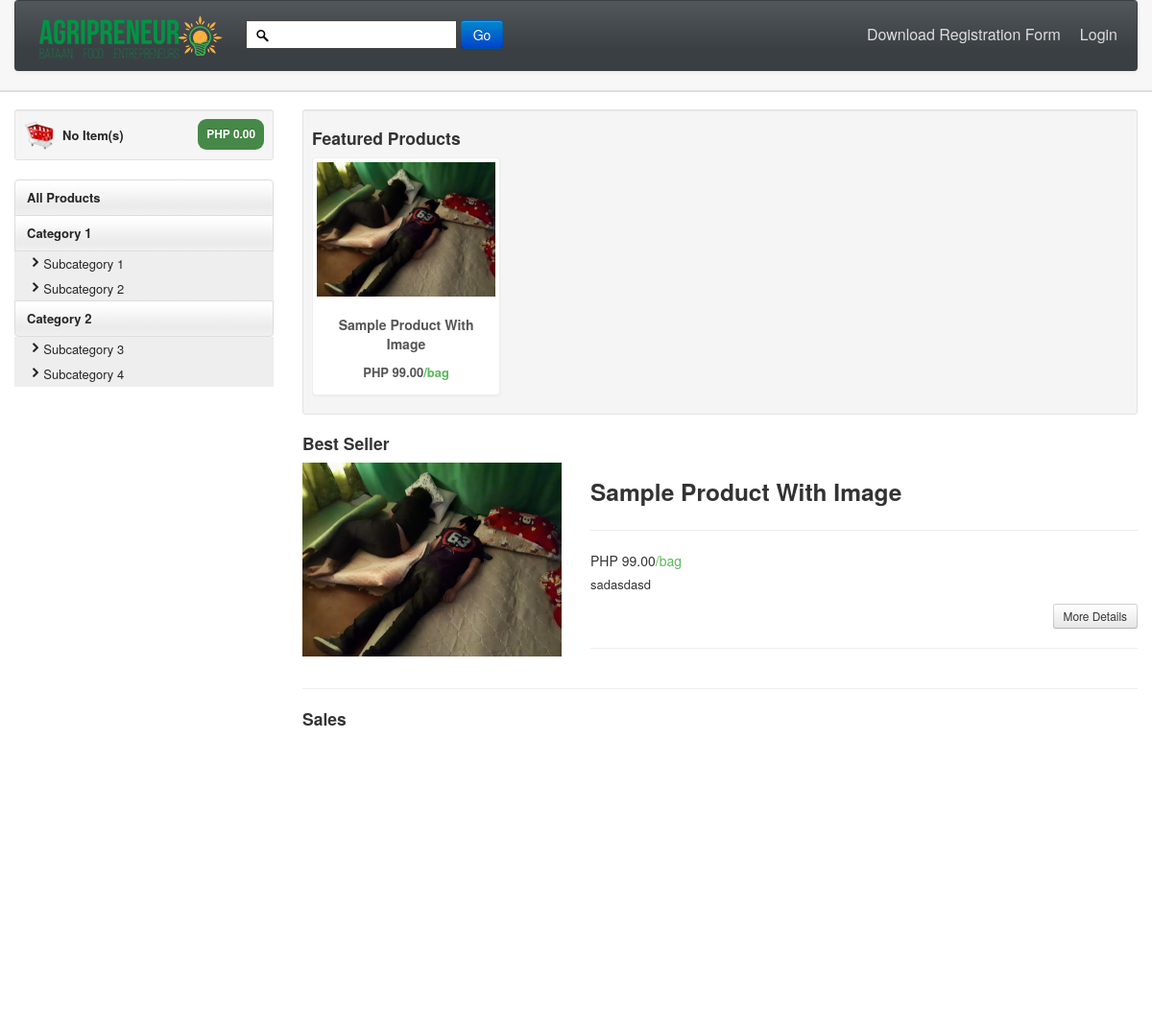
The page / on the database its author committed.
### tables this page shows
CREATE TABLE `tbl_category` (
  `category_id` int(11) NOT NULL,
  `category_name` varchar(255) NOT NULL,
  `category_identifier` varchar(255) NOT NULL,
  `category_status` int(11) NOT NULL,
  `timestamp_created` timestamp NOT NULL DEFAULT CURRENT_TIMESTAMP,
  `timestamp_update` timestamp NOT NULL DEFAULT '0000-00-00 00:00:00' ON UPDATE CURRENT_TIMESTAMP
);

CREATE TABLE `tbl_sub_category` (
  `subcategory_id` int(11) NOT NULL,
  `category_id` int(11) NOT NULL,
  `subcategory_name` varchar(255) NOT NULL,
  `subcategory_identifier` varchar(255) NOT NULL,
  `subcategory_status` int(11) NOT NULL,
  `timestamp_create` timestamp NOT NULL DEFAULT CURRENT_TIMESTAMP,
  `timestampe_update` timestamp NOT NULL DEFAULT '0000-00-00 00:00:00' ON UPDATE CURRENT_TIMESTAMP
);

CREATE TABLE `tbl_products` (
  `product_id` int(11) NOT NULL,
  `user_id` int(11) NOT NULL,
  `image` varchar(255) NOT NULL,
  `name` varchar(255) NOT NULL,
  `quantity` int(11) NOT NULL,
  `unit` varchar(255) NOT NULL,
  `price` int(11) NOT NULL,
  `harvest_date` varchar(255) NOT NULL,
  `availability` varchar(255) NOT NULL,
  `description` text NOT NULL,
  `timestamp_created` timestamp NOT NULL DEFAULT CURRENT_TIMESTAMP,
  `timestamp_updated` timestamp NOT NULL DEFAULT '0000-00-00 00:00:00' ON UPDATE CURRENT_TIMESTAMP,
  `status` int(11) DEFAULT '0'
);

CREATE TABLE `tbl_unit` (
  `unit_id` int(11) NOT NULL,
  `unit_name` varchar(255) NOT NULL,
  `unit_identifier` varchar(255) NOT NULL,
  `status` int(11) NOT NULL,
  `timestamp_created` timestamp NOT NULL DEFAULT CURRENT_TIMESTAMP,
  `timestamp_updated` timestamp NOT NULL DEFAULT '0000-00-00 00:00:00' ON UPDATE CURRENT_TIMESTAMP
);

### application/libraries/Template.php (called while the page is built, shortened)
<?php
class Template {
    var $use_template = '';
    var $use_template_file = '';
    var $template_data = array();
	var $CI;
	function __construct(){
		$this->CI =& get_instance();
	}
	function set_title($title){
		$this->template_data['title'] = $title;
	}
	function set_additional_css($css_set){
        $this->template_data['additional_css'] = $css_set;
    }
    function set_additional_js($js_set){
        $this->template_data['add_js'] = $js_set;
    }
    public function set_template($name,$file="template"){
        $this->use_template = $name;
        $this->use_template_file = $file;
    }
    public function load_sub($key,$value){
        if(is_array($key)){
            $this->template_data = $key;
        }else{
            $this->template_data[$key] = $value;
        }
    }
    public function load($path){
        $content = $this->CI->load->view($path,$this->template_data,true);
        $this->template_data["content"] = $content;
        $template_path = $this->use_template . "/" . $this->use_template_file;
        $this->CI->load->view("templates/".$template_path,$this->template_data);
    }
}

### application/controllers/Shop.php (called while the page is built, shortened)
<?php
class Shop extends CI_Controller {
    function __construct(){
        $styles = array(
		);
		$js = array(
            'assets/user/js/login.js',
			'assets/user/js/register.js',
			'assets/user/js/shop.js'
		);
		$this->template->set_additional_css($styles);
		$this->template->set_additional_js($js);
        $this->template->set_title('AGRIPRENEUR');
        $this->template->set_template('shop');
    }
	function index()
	{
		$this->template->load_sub("categories", $this->user_model->get_categories_data());
        $this->template->load_sub("products", $this->user_model->get_products());
        $this->template->load_sub("random_product", $this->user_model->get_rand_products());
		$this->template->load('shop/index');
	}
}

### index.php (called while the page is built, shortened)
<?php
require_once BASEPATH.'core/CodeIgniter.php';

### application/models/User_model.php (called while the page is built, shortened)
<?php
class User_model extends CI_Model {
    function get_products()
	{
        $curr_date = date("Y-m-d");
        $query = $this->db->query("
            SELECT
                p.*,
                u.unit_identifier
            FROM tbl_products p
            LEFT JOIN tbl_unit u
            ON p.unit = u.unit_id
            WHERE availability >= $curr_date
            AND p.status = 1
            ORDER BY rand()
            LIMIT 4
        ");
        if($query->num_rows() > 0){
            return $query->result();
        }
		return [];
	}
    function get_categories_data()
    {
        $this->db->select('*');
        $this->db->from('tbl_category');
        $this->db->where('category_status', '1');
        $category = $this->db->get();
        if($category->num_rows()){
            foreach ($category->result() as $item) {
                $this->db->select('*');
                $this->db->from('tbl_sub_category');
                $this->db->where('category_id', $item->category_id);
                $subcategory = $this->db->get();
                $_subcategory = $subcategory->result();
                $item->subcategory = $_subcategory;
            }
            return $category->result();
         }
        return [];
    }
}

### application/views/shop/index.php (the view, shortened to what this page needs)
<div id="mainBody">
	<div class="container">
		<div class="row">
			<?php $this->load->view('shop/sidebar'); ?>
			<div class="span9">
				<div class="well well-small">
					<h4>Featured Products</h4>
					<div class="row-fluid">
					<?php if(!empty($products)): ?>
						<div id="featured" class="carousel slide">
							<div class="carousel-inner">
								<div class="item active">
									<ul class="thumbnails">
										<?php foreach ($products as $product): ?>
											<li class="span3">
												<div class="thumbnail">
													<a href="<?php echo base_url() ;?>shop/product/<?php echo $product->product_id ;?>">
														<img
														<?php
															if (!empty($product->image)) {
																?>
																src="<?php echo base_url();?>uploads/products/<?php echo $product->image; ?>"
																<?php
															}else{
																?>
																src="<?php echo base_url();?>uploads/no-image.jpg"
																<?php
															}
														?>>
													</a>
													<div class="caption">
														<h5><?php echo ucfirst($product->name); ?></h5>
														<div style="text-align:center;font-weight:600;">
															<span>PHP <?php echo number_format($product->price, 2);?></span><span style="color:#5bb75b">/<?php echo $product->unit_identifier ?></span>
														</div>
													</div>
												</div>
											</li>
										<?php endforeach; ?>
									</ul>
								</div>
							</div>
						</div>
					</div>
                </div>
                <h4>Best Seller </h4>
				<div class="row">
					<div id="gallery" class="span3">
						<a <?php
							if (!empty($product->image)) {
								?>
								href="<?php echo base_url();?>uploads/products/<?php echo $product->image; ?>"
								<?php
							}else{
								?>
								href="<?php echo base_url();?>uploads/no-image.jpg"
								<?php
							}
						?> title="<?php echo $product->name;?>">
							<img <?php
								if (!empty($product->image)) {
									?>
									src="<?php echo base_url();?>uploads/products/<?php echo $product->image; ?>"
									<?php
								}else{
									?>
									src="<?php echo base_url();?>uploads/no-image.jpg"
									<?php
								}
							?> style="width:100%" alt="<?php echo $product->name;?>" />
						</a>
					</div>
					<div class="span6">
						<h3><?php echo $product->name;?></h3>
						<hr class="soft clr" />
						<label class="control-label">
							<span>PHP <?php echo number_format($product->price,2);?></span><span style="color:#5bb75b">/<?php echo $product->unit_identifier ?></span>
						</label>
						<p>
							<?php echo $product->description;?>
						</p>
						<a class="btn btn-small pull-right" href="<?php echo base_url() ;?>shop/product/<?php echo $product->product_id ;?>">More Details</a>
						<br class="clr" />
						<hr class="soft" />
					</div>
				</div>
				<?php else: ?>
				<div class="well well-danger">
					No Data available
				</div>
				<?php endif; ?>
				<hr>
				<h4>Sales </h4>
				<div id="chartContainer" style="height: 300px; width: 100%;"></div>
			</div>
		</div>
	</div>
</div>

### application/views/shop/sidebar.php (shortened to what this page needs)
<div id="sidebar" class="span3">
	<div class="well well-small">
		<a id="myCart" href="<?php echo base_url();?>cart/view">
			<img src="<?php echo base_url() ?>assets/images/ico-cart.png" alt="cart">
			<?php
				if(!empty($this->cart->contents())){
					$total = $this->cart->total_items();
					echo $total;
				}else echo 'No';
			?>
			Item(s)
			<span class="badge badge-success pull-right">PHP <?php echo $this->cart->format_number($this->cart->total()); ?></span>
		</a>
	</div>
	<ul id="sideManu" class="nav nav-tabs nav-stacked" style="display:inline;">
		<li><a href="<?php echo base_url();?>products/all">All Products</a></li>
		<?php
		foreach ($categories as $category) {
			?>
				<li class="subMenu">
					<a><?php echo $category->category_name; ?></a>
					<ul>
						<?php foreach($category->subcategory as $_subcat) : ?>
						<li>
							<a href="<?php echo base_url();?>products/cat/<?php echo $category->category_id ;?>/sub/<?php echo $_subcat->subcategory_id ?>"><i class="icon-chevron-right"></i><?php echo ucfirst($_subcat->subcategory_name) ?></a>
						</li>
						<?php endforeach;?>
					</ul>
				</li>
			<?php
		}
		?>
	</ul>
	<br/>
</div>

### assets/css/base.css (style rules this page uses)
#mainBody { border-top:2px solid #dedede; padding-top: 18px; }
.clr { clear:both; }
#myCart img { float:left; margin-right:8px; }
#myCart .badge { padding: 9px; }
#myCart { font-size: 13px;font-weight: bold; line-height: 33px; }
#sidebar ul ul li a { font-size:12px; }
#sidebar ul { list-style: none;padding: 0;margin: 0;width: 100%; }
#sidebar li a { font-weight:bold; background:url(../images/tabRepeatInactive.png) repeat-x 0 0; color:#262626; }
#sidebar ul li li a { background:#eee; padding-left:14px;font-weight:normal;display:block; font-size:13px; line-height:26px; }
.thumbnail>a { display:block; text-align:center }
.thumbnail h5,.thumbnail p { text-align:center }
[class^="icon-"], [class*=" icon-"] { background-image: none; }
.navbar .nav.pull-right, #sideManu { overflow:hidden; }

### rows shown on the page
tbl_category: category_name "Category 1"
tbl_sub_category: subcategory_name "Subcategory 1"
tbl_sub_category: subcategory_name "Subcategory 2"
tbl_category: category_name "Category 2"
tbl_sub_category: subcategory_name "Subcategory 3"
tbl_sub_category: subcategory_name "Subcategory 4"
tbl_products: image (picture), name "Sample Product With Image", price "99.00", tbl_unit.unit_identifier "bag", description "sadasdasd"

### other values the page prints
$this->cart->format_number($this->cart->total()) "0.00"
